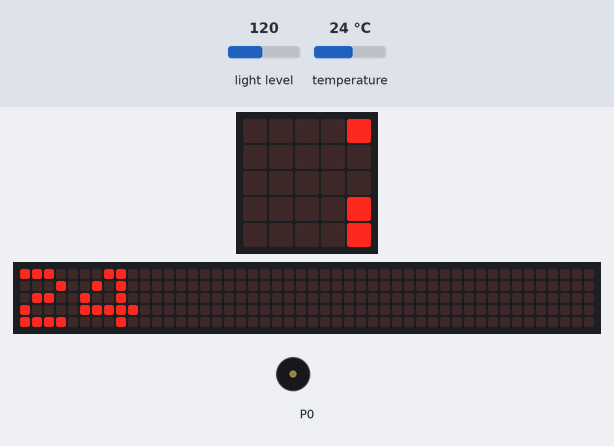
Recording of a program running on a simulated BBC micro:bit running MicroPython. On the bench: the board's 5×5 LED display, a strip that is not on the board, showing the scrolling text unrolled, buzzer (waves = sounding). The inputs (shaded band) are chosen by the test bench; at power-on: light level 120, temperature 24 °C. The 48×5 strip is a reading aid, not a part: it shows the text the display is scrolling, unrolled, one strip-width of it at a time.

Above: at 0.1 s.
At 6.03 s:
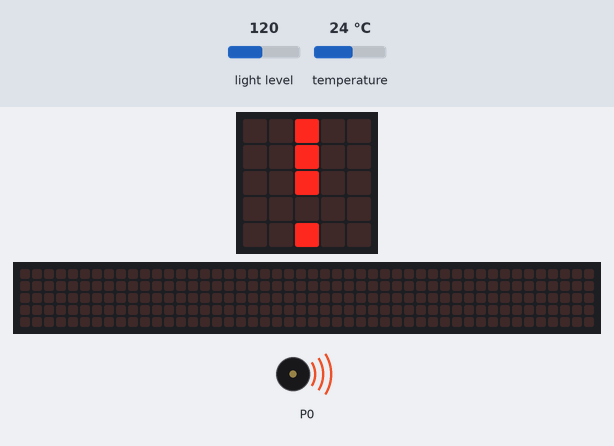
6.4 s: light level set to 54
9.2 s: light level set to 48
At 9.67 s:
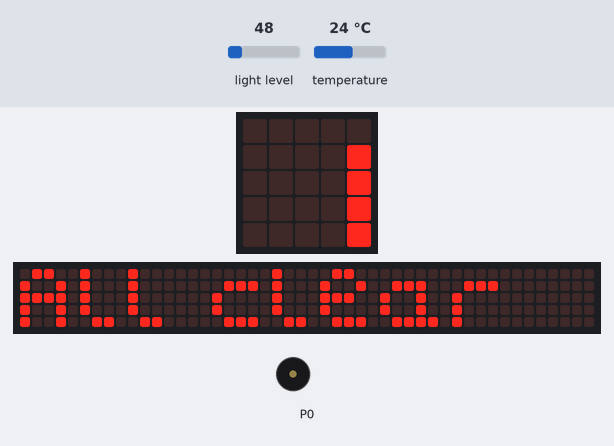
Timing chart, 0 to 12.2 s (numbered marks = the images above; inputs shaded):
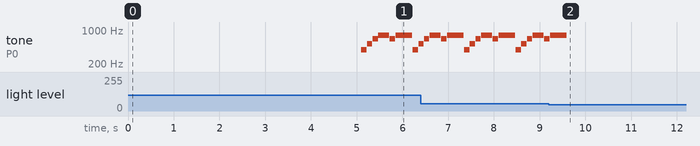

The program:

JustAnotherTest.py
```python
from microbit import *
import music

display.scroll(temperature())
display.scroll(display.read_light_level())
while True:
        if display.read_light_level() > 50 and temperature() > 10:
            display.show(Image('00900:'
                               '00900:'
                               '00900:'
                               '00000:'
                               '00900'))
            music.play(music.POWER_UP)

        else:
            display.scroll("All clear")
```

Measured:
- the behaviour switches between 51 and 50 on light level (found by bisection; images 1 and 2)
- after the input at 9.2 s, tone on P0: goes on until 9.6 s, then stays silent; the display: changes after 0.40 s (image 2)
- by itself, tone on P0: repeats every 1.1 s: 659 Hz 0.12 s, silent 0.01 s, 784 Hz 0.24 s, silent 0.01 s, 659 Hz 0.12 s, silent 0.01 s, 784 Hz 0.36 s, silent 0.01 s, 392 Hz 0.12 s, silent 0.01 s, 523 Hz 0.12 s, silent 0.01 s
